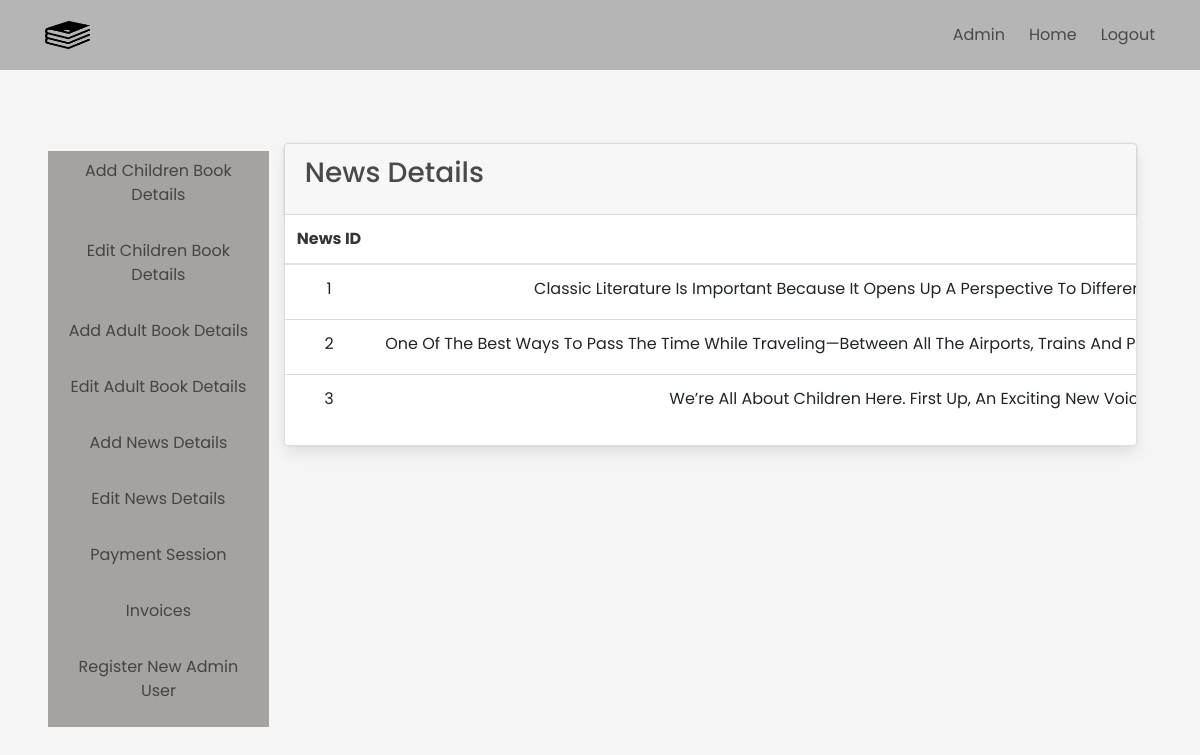
The page /update-news (signed in) on the database its author committed.
### app.py (models this page shows, shortened)
class News(db.Model):
    newsId = db.Column(db.Integer, primary_key=True)
    writeUp = db.Column(db.String(255))
    link = db.Column(db.String(255))

### app.py (the view)
@app.route('/update-news')
@login_required
def updateNews():
    news=News.query.all()
    return render_template('updateNews.html', news=news)

### app.py (called while the page is built)
@login_manager.user_loader
def load_user(id):
    return User.query.get(int(id))

### templates/updateNews.html (shortened to what this page needs)
{% extends "adminHome.html" %}
{% block admin %}
        <div class="container-fluid">
             <div class="row">
            <div class="col-12">
              <div class="card">
                <div class="card-header">
                  <h3 class="card-title">News Details</h3>
                </div>
                <div class="card-body table-responsive p-0">
                  <table class="table table-hover text-nowrap">
                    <thead>
                      <tr>
                        <th>News ID</th>
                        <th>Writeup</th>
                      </tr>
                    </thead>
                    <tbody>
                    {% for mainNews in news %}
                      <tr>
                        <td>{{ mainNews.newsId }}</td>
                        <td>{{ mainNews.writeUp }}</td>
                      </tr>
                    {% endfor %}
                    </tbody>
                  </table>
                </div>
              </div>
            </div>
          </div>
        </div>
{% endblock %}

### static/css/style.css (style rules this page uses)
:root { --green:#27ae60; --dark-color:#219150; --black:#444; --light-color:#666; --border:.1rem solid rgba(0,0,0,.1); --border-hover:.1rem solid var(--black); --box-shadow:0 .5rem 1rem rgba(0,0,0,.1); }
* { font-family: 'Poppins', sans-serif; margin:0; padding:0; box-sizing: border-box; outline: none; border:none; text-decoration: none; text-transform: capitalize; transition:all .2s linear; transition:width none; }
html { font-size: 62.5%; overflow-x: hidden; scroll-padding-top: 5rem; scroll-behavior: smooth; }

### rows shown on the page
News: newsId "1", writeUp "Classic Literature Is Important Because It Opens Up A Perspective To…"
News: newsId "2", writeUp "One Of The Best Ways To Pass The Time While Traveling—between All The Airports, Trains And…"
News: newsId "3", writeUp "We’re All About Children Here. First Up, An Exciting New…"
